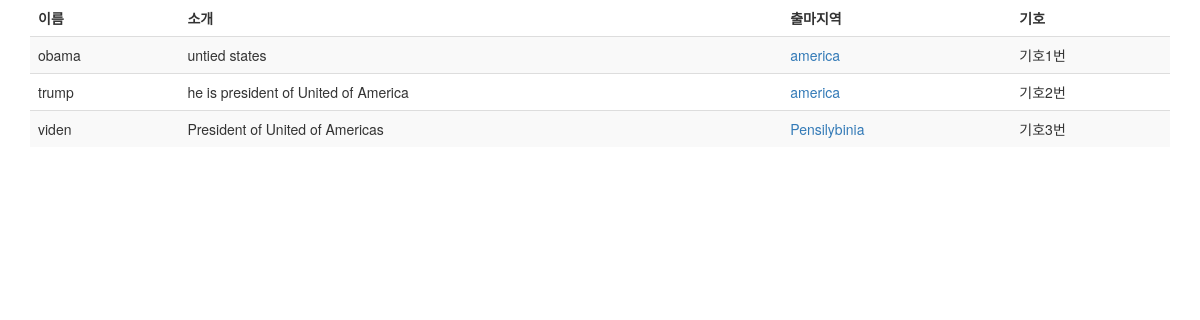
The page / on the database its author committed.
### polls/models.py (models this page shows, shortened)
class Candidate(models.Model):
    name = models.CharField(max_length=10)
    introduction = models.TextField()
    area = models.CharField(max_length=15)
    party_number = models.IntegerField(default=1)

### polls/views.py (the view)
# urls.py: url('', views.index),
def index(request):
    candidates = Candidate.objects.all()
    context = {'candidates':candidates}
    return render(request, 'elections/index.html', context)

### polls/templates/elections/index.html (shortened to what this page needs)
<!DOCTYPE html>
<html lang="en">
<head>
  <link rel="stylesheet" href="http://maxcdn.bootstrapcdn.com/bootstrap/3.3.6/css/bootstrap.min.css">
</head>
<body>
<div class="container">
    <table class="table table-striped">
        <thead>
        <tr>
            <td><B>이름</B></td>
            <td><B>소개</B></td>
            <td><B>출마지역</B></td>
            <td><B>기호</B></td>
        </tr>
        </thead>
        <tbody>
        {% for candidate in candidates %}
        <tr>
            <td>{{candidate.name}}</td>
            <td>{{candidate.introduction}}</td>
            <td> <a href = "http://127.0.0.1:8000/areas/{{candidate.area}}/">{{candidate.area}}</a> </td>
            <td>기호{{candidate.party_number}}번</td>
        </tr>
        {% endfor %}
    </table>
</body>

### rows shown on the page
Candidate: name "obama", introduction "untied states", area "america", party_number "1"
Candidate: name "trump", introduction "he is president of United of America", area "america", party_number "2"
Candidate: name "viden", introduction "President of United of Americas", area "Pensilybinia", party_number "3"
